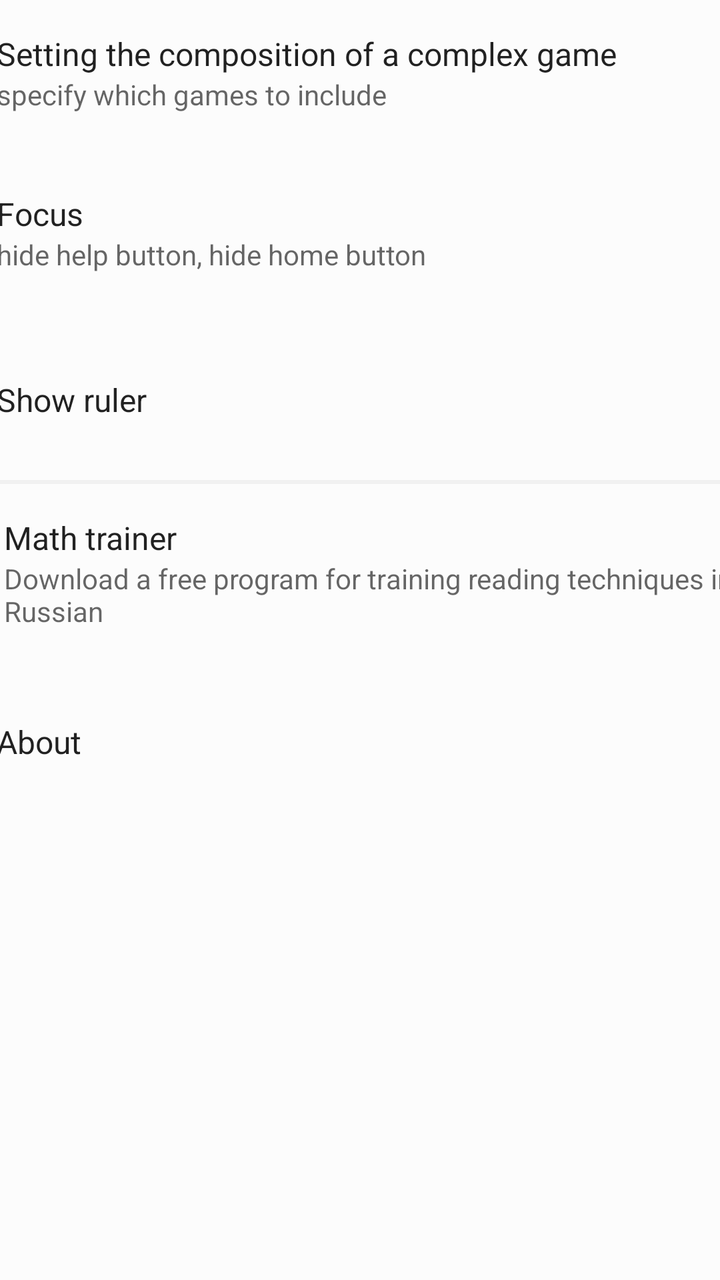
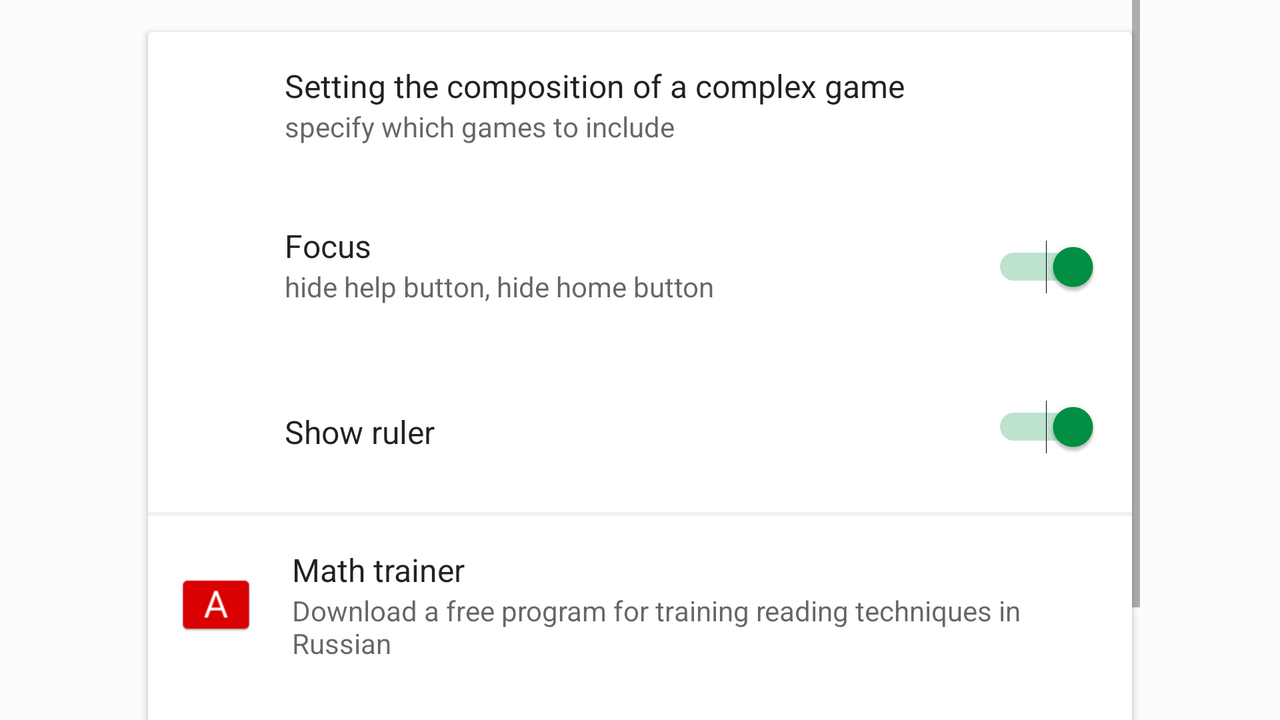

First picture: res/layout/ on a phone held upright. Second picture: the repository's own variant of that layout, on a device whose configuration matches the variant's folder. Source for both follows.
<!-- AndroidManifest.xml: application theme AppTheme -->
<!-- res/layout/setting_general_fragment.xml -->
<?xml version="1.0" encoding="utf-8"?>
<FrameLayout xmlns:android="http://schemas.android.com/apk/res/android"
    android:layout_width="match_parent"
    android:layout_height="match_parent">

    <ScrollView
        style="@style/tabletstyle"
        android:layout_height="match_parent"
        android:scrollbarStyle="outsideOverlay">

        <include
            android:id="@+id/content"
            layout="@layout/setting_main_fragment_content"
            android:layout_width="match_parent"
            android:layout_height="match_parent" />
    </ScrollView>
</FrameLayout>
<!-- res/layout/setting_main_fragment_content.xml (included above) -->
<?xml version="1.0" encoding="utf-8"?>
<LinearLayout xmlns:android="http://schemas.android.com/apk/res/android"
    xmlns:app="http://schemas.android.com/apk/res-auto"
    xmlns:tools="http://schemas.android.com/tools"
    android:layout_width="match_parent"
    android:layout_height="wrap_content"
    android:gravity="center_vertical"
    android:minHeight="?android:attr/listPreferredItemHeight"
    android:orientation="vertical">

    <RelativeLayout
        android:id="@+id/part_fast_game_rv"
        android:layout_width="match_parent"
        android:layout_height="wrap_content"
        android:layout_weight="1"
        android:clickable="false"
        android:focusable="false"
        android:paddingStart="?attr/listPreferredItemPaddingStart"
        android:paddingTop="16dip"
        android:paddingEnd="?attr/listPreferredItemPaddingEnd"
        android:paddingBottom="16dip">

        <LinearLayout
            android:id="@+id/img_2"
            android:layout_width="48dp"
            android:layout_height="48dp"
            android:layout_marginStart="-4dp"
            android:gravity="start|center_vertical"
            android:minWidth="60dp"
            android:orientation="horizontal"
            android:paddingTop="4dp"
            android:paddingEnd="12dp"
            android:paddingBottom="4dp">
        </LinearLayout>

        <TextView
            android:id="@+id/part_fast_game_title_tv"
            android:layout_width="wrap_content"
            android:layout_height="wrap_content"
            android:layout_marginStart="8dp"
            android:layout_toEndOf="@id/img_2"
            android:singleLine="true"
            android:text="@string/setting_general_fast_game_incl"
            android:textAppearance="?android:attr/textAppearanceListItem" />

        <TextView
            android:layout_width="wrap_content"
            android:layout_height="wrap_content"
            android:layout_below="@id/part_fast_game_title_tv"
            android:layout_alignStart="@id/part_fast_game_title_tv"
            android:maxLines="5"
            android:text="@string/setting_general_fast_game_incl_text"
            android:textAppearance="?android:attr/textAppearanceListItemSecondary"
            android:textColor="?android:attr/textColorSecondary" />
    </RelativeLayout>

    <RelativeLayout
        android:layout_width="match_parent"
        android:layout_height="wrap_content"
        android:layout_weight="1"
        android:clickable="true"
        android:focusable="true"
        android:paddingStart="?attr/listPreferredItemPaddingStart"
        android:paddingTop="16dip"
        android:paddingEnd="?attr/listPreferredItemPaddingEnd"
        android:paddingBottom="16dip">

        <LinearLayout
            android:id="@+id/img_9"
            android:layout_width="48dp"
            android:layout_height="48dp"
            android:layout_marginStart="-4dp"
            android:gravity="start|center_vertical"
            android:minWidth="60dp"
            android:orientation="horizontal"
            android:paddingTop="4dp"
            android:paddingEnd="12dp"
            android:paddingBottom="4dp">
        </LinearLayout>

        <TextView
            android:id="@+id/is_use_focus_mode"
            android:layout_width="wrap_content"
            android:layout_height="wrap_content"
            android:layout_marginStart="8dp"
            android:layout_toEndOf="@id/img_9"
            android:singleLine="true"
            android:text="@string/setting_general_is_use_focus_mode"
            android:textAppearance="?android:attr/textAppearanceListItem" />
        <TextView
            android:layout_width="wrap_content"
            android:layout_height="wrap_content"
            android:layout_below="@id/is_use_focus_mode"
            android:layout_alignStart="@id/is_use_focus_mode"
            android:maxLines="5"
            android:text="@string/setting_general_focus_mode_description"
            android:textAppearance="?android:attr/textAppearanceListItemSecondary"
            android:textColor="?android:attr/textColorSecondary" />

        <Switch
            android:id="@+id/is_use_focus_mode_switch"
            android:layout_width="wrap_content"
            android:layout_height="wrap_content"
            android:layout_alignParentEnd="true"
            android:layout_marginTop="8dp"
            tools:checked="true" />
    </RelativeLayout>


    <RelativeLayout
        android:layout_width="match_parent"
        android:layout_height="wrap_content"
        android:layout_weight="1"
        android:clickable="true"
        android:focusable="true"
        android:paddingStart="?attr/listPreferredItemPaddingStart"
        android:paddingTop="16dip"
        android:paddingEnd="?attr/listPreferredItemPaddingEnd"
        android:paddingBottom="16dip">

        <LinearLayout
            android:id="@+id/img_10"
            android:layout_width="48dp"
            android:layout_height="48dp"
            android:layout_marginStart="-4dp"
            android:gravity="start|center_vertical"
            android:minWidth="60dp"
            android:orientation="horizontal"
            android:paddingTop="4dp"
            android:paddingEnd="12dp"
            android:paddingBottom="4dp">
        </LinearLayout>

        <TextView
            android:layout_width="wrap_content"
            android:layout_height="wrap_content"
            android:layout_centerVertical="true"
            android:layout_marginStart="8dp"
            android:layout_toEndOf="@id/img_10"
            android:singleLine="true"
            android:text="@string/setting_general_is_use_ruler"
            android:textAppearance="?android:attr/textAppearanceListItem" />

        <Switch
            android:id="@+id/is_use_ruler_switch"
            android:layout_width="wrap_content"
            android:layout_height="wrap_content"
            android:layout_alignParentEnd="true"
            android:layout_marginTop="8dp"
            tools:checked="true" />
    </RelativeLayout>

    <View
        android:layout_width="match_parent"
        android:layout_height="2dp"
        android:background="@color/light_gray" />

    <LinearLayout
        android:id="@+id/read_trainer_ll"
        android:layout_width="match_parent"
        android:layout_height="wrap_content"
        android:layout_weight="1"
        android:clickable="true"
        android:focusable="true"
        android:gravity="center_vertical"
        android:paddingStart="?attr/listPreferredItemPaddingStart"
        android:paddingTop="16dip"
        android:paddingEnd="?attr/listPreferredItemPaddingEnd"
        android:paddingBottom="16dip">

        <LinearLayout
            android:layout_width="48dp"
            android:layout_height="48dp"
            android:gravity="start|center_vertical"
            android:minWidth="60dp"
            android:orientation="horizontal"
            android:paddingTop="4dp"
            android:paddingEnd="12dp"
            android:paddingBottom="4dp">

            <ImageView
                android:layout_gravity="center"
                android:layout_width="match_parent"
                android:layout_height="48dp"
                android:maxWidth="48dp"
                android:maxHeight="48dp"
                app:srcCompat="@drawable/ic_readtrainer" />
        </LinearLayout>
<LinearLayout
    android:layout_width="wrap_content"
    android:orientation="vertical"
    android:layout_height="wrap_content">
    <TextView
        android:layout_width="wrap_content"
        android:layout_height="wrap_content"
        android:layout_marginStart="8dp"
        android:layout_toEndOf="@id/img_9"
        android:singleLine="true"
        android:text="@string/setting_general_read_trainer_title"
        android:textAppearance="?android:attr/textAppearanceListItem" />
    <TextView
        android:layout_marginStart="8dp"
        android:layout_width="wrap_content"
        android:layout_height="wrap_content"
        android:maxLines="5"
        android:text="@string/setting_general_read_trainer_description"
        android:textAppearance="?android:attr/textAppearanceListItemSecondary"
        android:textColor="?android:attr/textColorSecondary" />


</LinearLayout>
    </LinearLayout>

    <RelativeLayout
        android:id="@+id/about_us_rv"
        android:layout_width="match_parent"
        android:layout_height="wrap_content"
        android:layout_weight="1"
        android:clickable="true"
        android:focusable="true"
        android:paddingStart="?attr/listPreferredItemPaddingStart"
        android:paddingTop="16dip"
        android:paddingEnd="?attr/listPreferredItemPaddingEnd"
        android:paddingBottom="16dip">

        <LinearLayout
            android:id="@+id/img_5"
            android:layout_width="48dp"
            android:layout_height="48dp"
            android:layout_marginStart="-4dp"
            android:gravity="start|center_vertical"
            android:minWidth="60dp"
            android:orientation="horizontal"
            android:paddingTop="4dp"
            android:paddingEnd="12dp"
            android:paddingBottom="4dp">
        </LinearLayout>

        <TextView
            android:layout_width="wrap_content"
            android:layout_height="wrap_content"
            android:layout_marginStart="8dp"
            android:layout_toEndOf="@id/img_5"
            android:layout_centerInParent="true"
            android:singleLine="true"
            android:text="@string/setting_general_about"
            android:textAppearance="?android:attr/textAppearanceListItem" />
    </RelativeLayout>
</LinearLayout>
<!-- resources referenced by this layout -->
<resources>
  <color name="light_gray">#F1F1F1</color>
  <!-- drawable ic_readtrainer: png bitmap (drawable, 1358 bytes) -->
  <string name="setting_general_about">About</string>
  <string name="setting_general_fast_game_incl">Setting the composition of a complex game</string>
  <string name="setting_general_fast_game_incl_text">specify which games to include</string>
  <string name="setting_general_focus_mode_description">hide help button, hide home button</string>
  <string name="setting_general_is_use_focus_mode">Focus</string>
  <string name="setting_general_is_use_ruler">Show ruler</string>
  <string name="setting_general_read_trainer_description">Download a free program for training reading techniques in Russian</string>
  <string name="setting_general_read_trainer_title">Math trainer</string>
  <style name="tabletstyle">
          <item name="android:layout_width">500dp</item>
          <item name="android:layout_gravity">center_horizontal</item>
      </style>
  <style name="AppTheme" parent="Theme.MaterialComponents.DayNight.NoActionBar">
          <item name="colorPrimary">@color/color_primary</item>
          <item name="colorSecondary">@color/greenDark</item>
          <item name="colorOnSecondary">@color/boring_white</item>
          <item name="colorOnPrimary">@color/color_on_primary</item>
          <item name="colorError">@color/color_error</item>
          <item name="colorOnError">@color/color_on_error</item>
          <item name="colorSurface">@color/color_surface</item>
          <item name="colorOnSurface">@color/color_on_surface</item>
          <item name="android:colorBackground">@color/boring_white</item>
          <item name="colorOnBackground">@color/on_white_boring</item>
          <item name="android:statusBarColor">@color/color_status_bar</item>
          <item name="toolbarStyle">@style/Widget.Math.Toolbar</item>
      </style>
  <color name="color_primary">@color/greenLight</color>
  <color name="greenDark">#009144</color>
  <color name="boring_white">#FCFCFC</color>
  <color name="color_on_primary">#FFFFFF</color>
  <color name="color_error">#F44336</color>
  <color name="color_on_error">#FFFFFF</color>
  <color name="color_surface">#FFFFFF</color>
  <color name="color_on_surface">#000000</color>
  <color name="on_white_boring">#2D2D2D</color>
  <color name="color_status_bar">#000000</color>
  <style name="Widget.Math.Toolbar" parent="Widget.MaterialComponents.Toolbar">
          <item name="android:paddingEnd">8dp</item>
          <item name="popupTheme">@style/AppTheme.PopupTheme</item>
          <item name="titleTextAppearance">@style/TextAppearance.IOSched.ToolbarTitle</item>
          <item name="iconTint">@color/app_bar_icon_tint_boring</item>
      </style>
  <color name="greenLight">#65D46D</color>
  <style name="AppTheme.PopupTheme" parent="ThemeOverlay.Math.Light" />
  <style name="TextAppearance.IOSched.ToolbarTitle" parent="@style/TextAppearance.Widget.AppCompat.Toolbar.Title">
      </style>
  <color name="app_bar_icon_tint_boring">@color/light_gray_for_text_boring</color>
  <style name="ThemeOverlay.Math.Light" parent="ThemeOverlay.MaterialComponents.Light">
          <item name="colorSurface">@color/color_surface</item>
      </style>
  <color name="light_gray_for_text_boring">#757575</color>
</resources>
<!-- res/layout-land/setting_general_fragment.xml (the author's variant of the layout above) -->
<!-- drawn on the phone turned sideways -->
<?xml version="1.0" encoding="utf-8"?>
<FrameLayout xmlns:android="http://schemas.android.com/apk/res/android"
    android:layout_width="match_parent"
    android:layout_height="match_parent">

    <ScrollView
        style="@style/tabletstyle"
        android:layout_height="match_parent"
        android:scrollbarStyle="outsideOverlay">

        <androidx.cardview.widget.CardView
            android:layout_width="match_parent"
            android:layout_height="wrap_content"
            android:layout_marginStart="4dp"
            android:layout_marginTop="16dp"
            android:layout_marginEnd="4dp"
            android:background="@color/design_default_color_on_secondary">

            <include
                android:id="@+id/content"
                layout="@layout/setting_main_fragment_content"
                android:layout_width="match_parent"
                android:layout_height="match_parent" />
        </androidx.cardview.widget.CardView>
    </ScrollView>
</FrameLayout>
